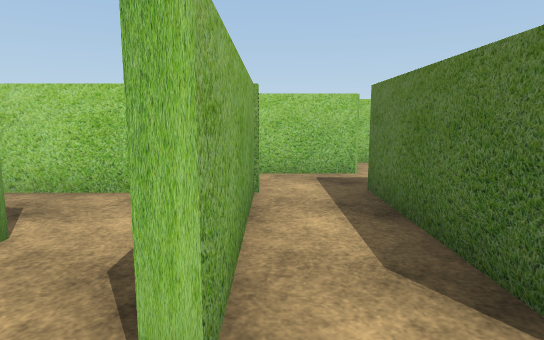
view 1 (above)

20 first-person views from a walk through a Unity game level. The camera is 1.3 m above the floor, tilts 8° down and sees 75° across. The floor is counted in squares, 1 m on a side. Each view is taken from the middle of a square. On the plan, view 1 faces up. The plan holds only what a view shows up to about 15 squares ahead; the rest is blank. The place goes on beyond the plan. The player is left out. Some surface patterns are stand-ins.

view 2
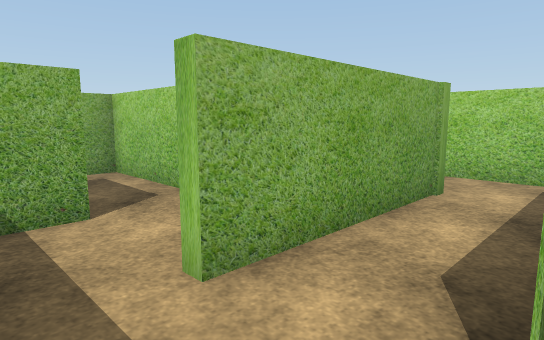

view 3
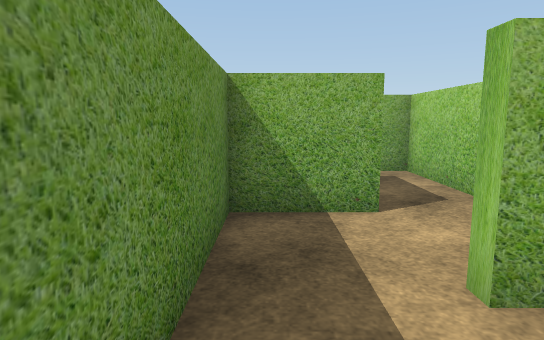

view 4
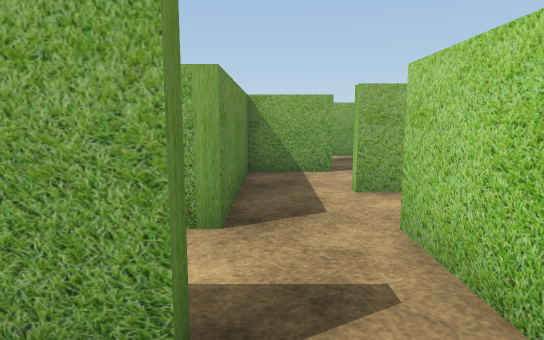

view 5
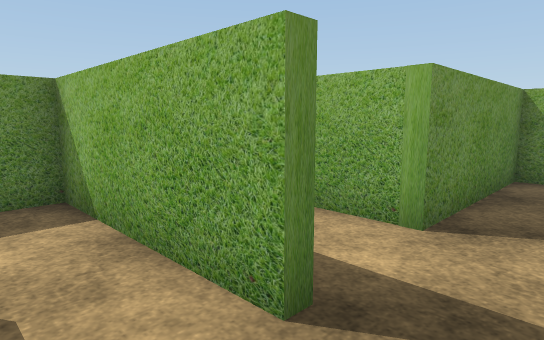

view 6
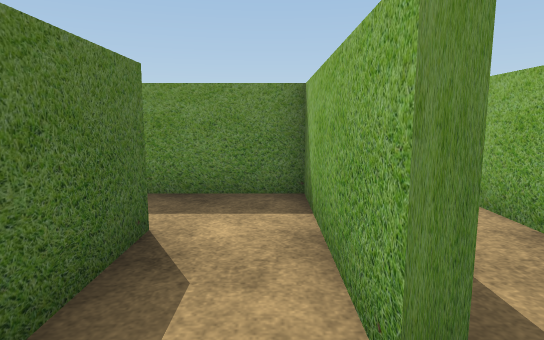

view 7
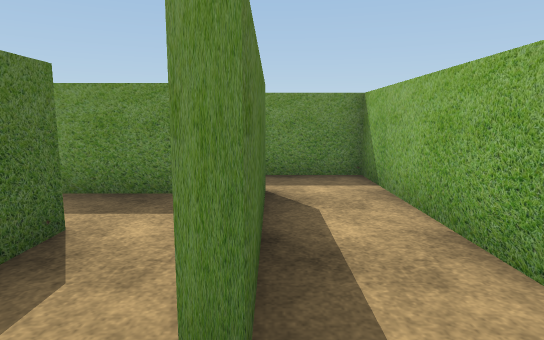

view 8
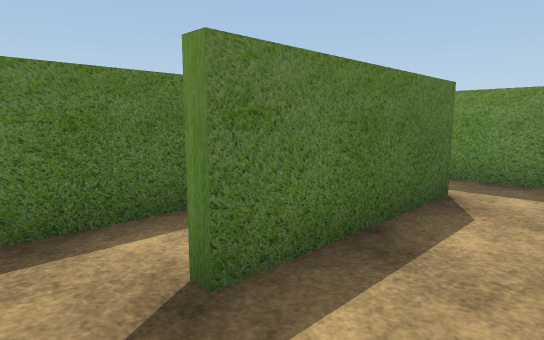

view 9
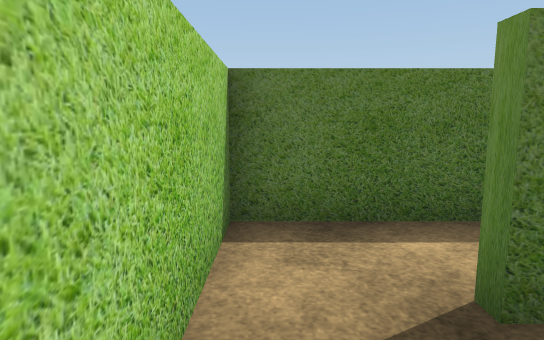

view 10
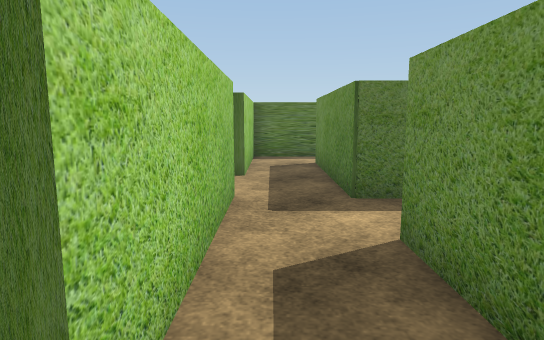

view 11
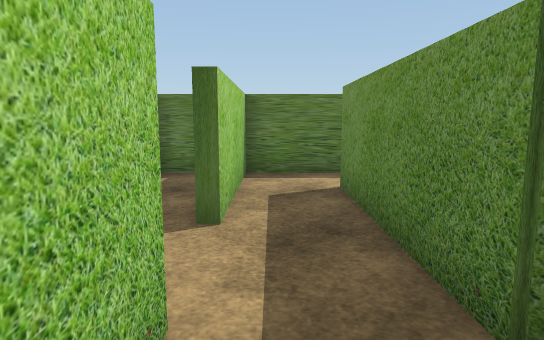

view 12
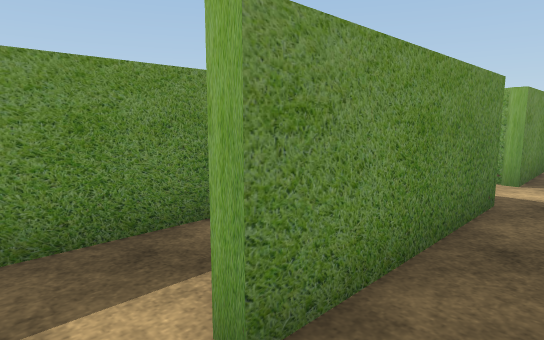

view 13
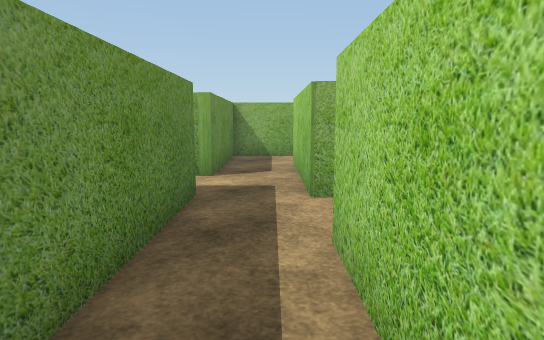

view 14
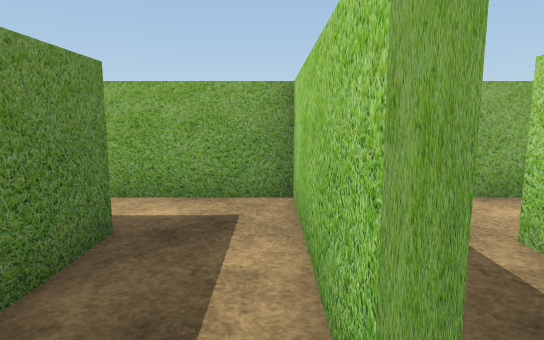

view 15
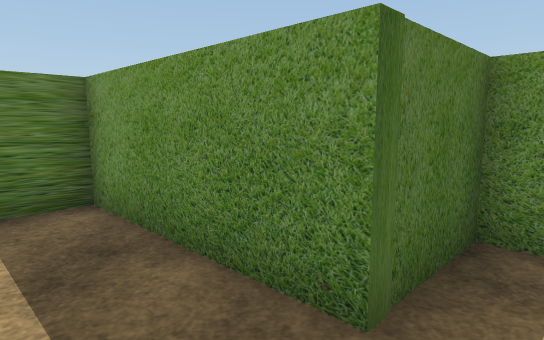

view 16
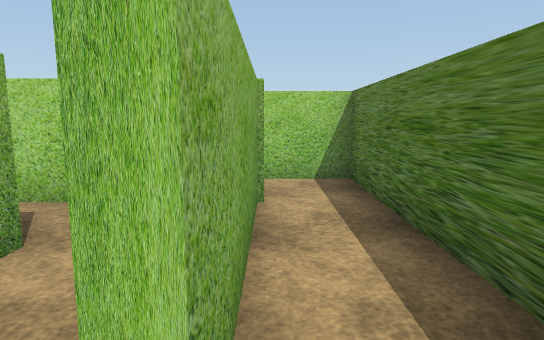

view 17
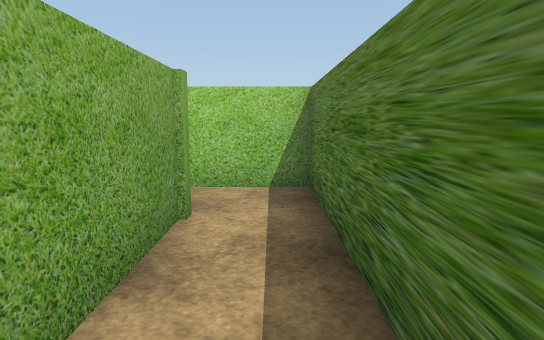

view 18
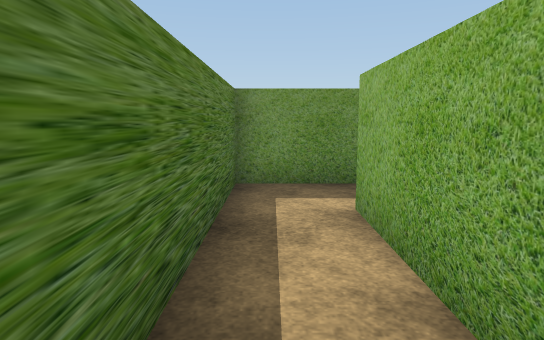

view 19
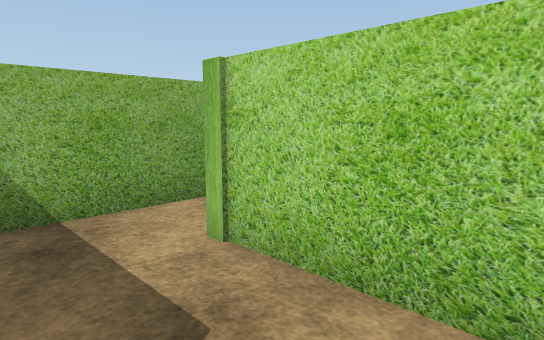

view 20
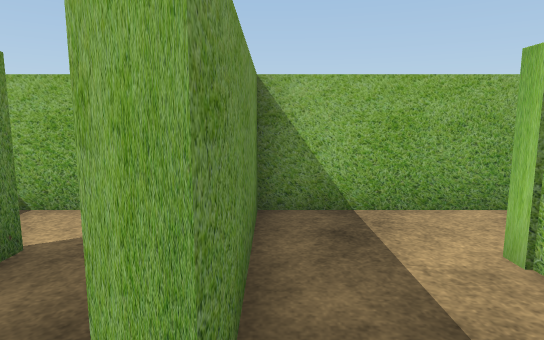

### Floor plan
Points are (right, up) in squares from view 1. A wall is a line through its corners. A room is listed if a view was taken in it or the views show most of it. See-through windows are left out.
Room 1 (views 1, 2, 3, 8, 9, 11)
walls: (1.8, 2.1) (1.8, 6.7); (-0.3, 6.7) (-0.3, 1.5); (2.1, 8.6) (-0.6, 8.6); (-1.4, -0.6) (1.8, -0.6)
ways out: opening at (-1, 8) to room 3; opening at (3, 8) to room 4; opening at (-1, 0.5) to room 8; opening at (2, 0.5) to room 9
Room 2 (views 4, 5, 6, 7)
walls: (4.1, -0.6) (4.4, -0.6) (4.4, -5.2) (6.6, -5.2); (6.5, -3.1) (6.5, 1.5) (3.5, 1.5)
ways out: opening at (7, -4) to room 6; opening at (4, 0.5) to room 9
Room 3 (view 10)
walls: (-5, 8.9) (-5, 6.7) (-0.3, 6.7); (-0.6, 8.6) (-3, 8.6)
ways out: opening at (-1, 8) to room 1
Room 4 (views 12, 13)
walls: (2.1, 9.5) (2.1, 8.6); (1.8, 6.7) (6.8, 6.7); (8.8, 6.4) (8.8, 8.6) (4.2, 8.6)
ways out: opening at (3, 8) to room 1; opening at (7.5, 7) to room 5
Room 5 (views 14, 15)
walls: (6.8, 6.7) (6.8, 6.3) (2.1, 6.3) (2.1, 3.2); (4.1, 1.8) (4.1, 4.2) (8.8, 4.2) (8.8, 6.4)
ways out: opening at (7.5, 7) to room 4
Room 6 (views 16, 17, 18)
walls: (6.8, 1.9) (6.8, -3.1) (6.5, -3.1); (6.6, -5.2) (8.8, -5.2) (8.8, 3.8) (6.4, 3.8)
ways out: opening at (7, -4) to room 2
Room 7 (views 19, 20)
walls: (-2.2, 6.3) (-5.4, 6.3); (-7, 7.5) (-7, 3.8) (-2.9, 3.8)
ways out: opening at (-2, 4) to room 8
Room 8 (no view inside)
walls: (-2.9, 1.6) (-2.9, -0.6) (-1.4, -0.6); (-4, 3.5) (-7, 3.5) (-7, 0.2); (-2.9, 3.8) (-2.9, 3.4)
ways out: opening at (-1, 0.5) to room 1; opening at (-2, 4) to room 7; opening at (-6, 1)
Room 9 (no view inside)
walls: (4.1, -5.5) (4.1, -0.6); (1.8, -0.6) (1.8, -7.4) (4.8, -7.4); (3.5, 1.5) (1.8, 1.5)
ways out: opening at (2, 0.5) to room 1; opening at (4, 0.5) to room 2

Where each view was taken, in squares from view 1:
view 1: 0 up, 0 right, facing up
view 2: 0 up, 2 right, facing up-left
view 3: 0 up, 2 right, facing left
view 4: 0 up, 6 right, facing left
view 5: 1 up, 6 right, facing down-left
view 6: 1 up, 5 right, facing down
view 7: 1 up, 4 right, facing down
view 8: 1 up, 2 right, facing down-right
view 9: 1 up, 2 right, facing right
view 10: 8 up, 4 left, facing right
view 11: 8 up, 0 right, facing right
view 12: 8 up, 8 right, facing down-left
view 13: 8 up, 8 right, facing left
view 14: 6 up, 8 right, facing left
view 15: 6 up, 3 right, facing down-right
view 16: 4 down, 7 right, facing up
view 17: 3 down, 8 right, facing up
view 18: 2 up, 8 right, facing down
view 19: 4 up, 2 left, facing up-left
view 20: 4 up, 2 left, facing left
